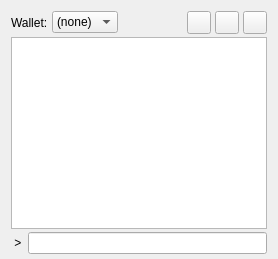
     <widget class="QWidget" name="pageConsole">
      <layout class="QVBoxLayout" name="verticalLayout_3">
       <property name="spacing">
        <number>3</number>
       </property>
       <property name="bottomMargin">
        <number>5</number>
       </property>
       <item>
        <layout class="QHBoxLayout" name="horizontalLayout">
         <property name="spacing">
          <number>4</number>
         </property>
         <item>
          <widget class="QLabel" name="WalletSelectorLabel">
           <property name="text">
            <string>Wallet:</string>
           </property>
          </widget>
         </item>
         <item>
          <widget class="QComboBox" name="WalletSelector">
           <property name="sizeAdjustPolicy">
            <enum>QComboBox::AdjustToContents</enum>
           </property>
           <item>
            <property name="text">
             <string>(none)</string>
            </property>
           </item>
          </widget>
         </item>
         <item>
          <spacer name="horizontalSpacer">
           <property name="orientation">
            <enum>Qt::Horizontal</enum>
           </property>
           <property name="sizeHint" stdset="0">
            <size>
             <width>40</width>
             <height>20</height>
            </size>
           </property>
          </spacer>
         </item>
         <item>
          <widget class="QToolButton" name="fontSmallerButton">
           <property name="toolTip">
            <string>Decrease font size</string>
           </property>
          </widget>
         </item>
         <item>
          <widget class="QToolButton" name="fontBiggerButton">
           <property name="toolTip">
            <string>Increase font size</string>
           </property>
          </widget>
         </item>
         <item>
          <widget class="QToolButton" name="clearButton">
           <property name="toolTip">
            <string>Clear console</string>
           </property>
           <property name="shortcut">
            <string notr="true">Ctrl+L</string>
           </property>
          </widget>
         </item>
        </layout>
       </item>
       <item>
        <widget class="QTextEdit" name="messagesWidget">
         <property name="minimumSize">
          <size>
           <width>0</width>
           <height>100</height>
          </size>
         </property>
         <property name="readOnly">
          <bool>true</bool>
         </property>
         <property name="tabKeyNavigation" stdset="0">
          <bool>false</bool>
         </property>
         <property name="columnCount" stdset="0">
          <number>2</number>
         </property>
        </widget>
       </item>
       <item>
        <layout class="QHBoxLayout" name="horizontalLayoutPrompt">
         <property name="spacing">
          <number>3</number>
         </property>
         <item>
          <widget class="QLabel" name="promptLabel">
           <property name="text">
            <string notr="true"> &gt; </string>
           </property>
          </widget>
         </item>
         <item>
          <widget class="QLineEdit" name="lineEdit">
           <property name="placeholderText">
            <string/>
           </property>
          </widget>
         </item>
        </layout>
       </item>
      </layout>
     </widget>
